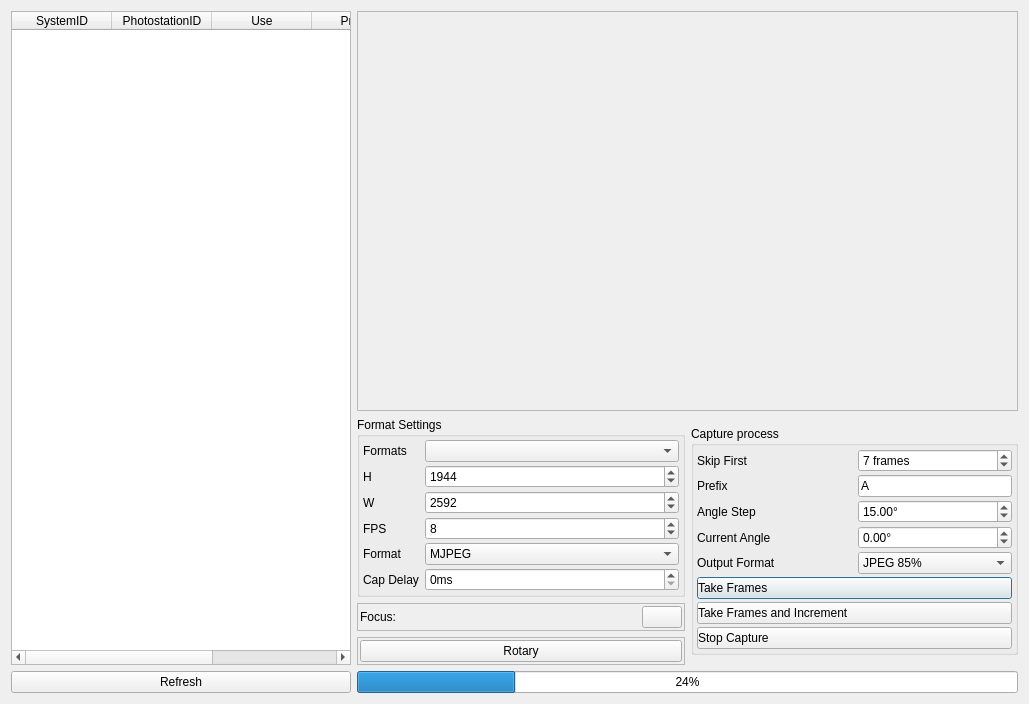
<?xml version="1.0" encoding="UTF-8"?>
<ui version="4.0">
 <class>PhotostationCaptureDialog</class>
 <widget class="QDialog" name="PhotostationCaptureDialog">
  <property name="geometry">
   <rect>
    <x>0</x>
    <y>0</y>
    <width>1029</width>
    <height>704</height>
   </rect>
  </property>
  <property name="windowTitle">
   <string>Dialog</string>
  </property>
  <property name="windowIcon">
   <iconset resource="../../../../open/resources/main.qrc">
    <normaloff>:/new/prefix1/camera_lens.png</normaloff>:/new/prefix1/camera_lens.png</iconset>
  </property>
  <layout class="QGridLayout" name="gridLayout">
   <item row="0" column="1" colspan="2">
    <widget class="QFrame" name="frame">
     <property name="sizePolicy">
      <sizepolicy hsizetype="Preferred" vsizetype="MinimumExpanding">
       <horstretch>0</horstretch>
       <verstretch>0</verstretch>
      </sizepolicy>
     </property>
     <property name="frameShape">
      <enum>QFrame::StyledPanel</enum>
     </property>
     <property name="frameShadow">
      <enum>QFrame::Raised</enum>
     </property>
     <layout class="QGridLayout" name="gridLayout_3">
      <property name="leftMargin">
       <number>2</number>
      </property>
      <property name="topMargin">
       <number>2</number>
      </property>
      <property name="rightMargin">
       <number>2</number>
      </property>
      <property name="bottomMargin">
       <number>2</number>
      </property>
      <item row="0" column="0">
       <widget class="AdvancedImageWidget" name="previewWidget" native="true"/>
      </item>
     </layout>
    </widget>
   </item>
   <item row="1" column="2" rowspan="3">
    <widget class="QGroupBox" name="groupBox_2">
     <property name="sizePolicy">
      <sizepolicy hsizetype="Preferred" vsizetype="Maximum">
       <horstretch>0</horstretch>
       <verstretch>0</verstretch>
      </sizepolicy>
     </property>
     <property name="title">
      <string>Capture process</string>
     </property>
     <layout class="QGridLayout" name="gridLayout_2">
      <property name="leftMargin">
       <number>3</number>
      </property>
      <property name="topMargin">
       <number>3</number>
      </property>
      <property name="rightMargin">
       <number>3</number>
      </property>
      <property name="bottomMargin">
       <number>3</number>
      </property>
      <property name="verticalSpacing">
       <number>3</number>
      </property>
      <item row="5" column="0" colspan="2">
       <widget class="QPushButton" name="capturePushButton">
        <property name="styleSheet">
         <string notr="true">text-align:left</string>
        </property>
        <property name="text">
         <string>Take Frames</string>
        </property>
        <property name="icon">
         <iconset resource="../../../../open/resources/main.qrc">
          <normaloff>:/new/prefix1/camera_lens.png</normaloff>:/new/prefix1/camera_lens.png</iconset>
        </property>
        <property name="iconSize">
         <size>
          <width>24</width>
          <height>24</height>
         </size>
        </property>
       </widget>
      </item>
      <item row="7" column="0" colspan="2">
       <widget class="QPushButton" name="stopPushButton">
        <property name="enabled">
         <bool>true</bool>
        </property>
        <property name="styleSheet">
         <string notr="true">text-align:left</string>
        </property>
        <property name="text">
         <string>Stop Capture</string>
        </property>
        <property name="icon">
         <iconset resource="../../../../open/resources/main.qrc">
          <normaloff>:/new/prefix1/stop.png</normaloff>:/new/prefix1/stop.png</iconset>
        </property>
        <property name="iconSize">
         <size>
          <width>24</width>
          <height>24</height>
         </size>
        </property>
       </widget>
      </item>
      <item row="0" column="1">
       <widget class="QSpinBox" name="skipFramesSpinBox">
        <property name="suffix">
         <string> frames</string>
        </property>
        <property name="maximum">
         <number>99999</number>
        </property>
        <property name="value">
         <number>7</number>
        </property>
       </widget>
      </item>
      <item row="2" column="1">
       <widget class="QDoubleSpinBox" name="angleStepSpinBox">
        <property name="suffix">
         <string>°</string>
        </property>
        <property name="minimum">
         <double>-999999.000000000000000</double>
        </property>
        <property name="maximum">
         <double>999999.000000000000000</double>
        </property>
        <property name="value">
         <double>15.000000000000000</double>
        </property>
       </widget>
      </item>
      <item row="1" column="0">
       <widget class="QLabel" name="label_6">
        <property name="text">
         <string>Prefix</string>
        </property>
       </widget>
      </item>
      <item row="3" column="1">
       <widget class="QDoubleSpinBox" name="angleSpinBox">
        <property name="suffix">
         <string>°</string>
        </property>
        <property name="minimum">
         <double>-999999.000000000000000</double>
        </property>
        <property name="maximum">
         <double>999999.989999999990687</double>
        </property>
       </widget>
      </item>
      <item row="0" column="0">
       <widget class="QLabel" name="label_7">
        <property name="text">
         <string>Skip First</string>
        </property>
       </widget>
      </item>
      <item row="6" column="0" colspan="2">
       <widget class="QPushButton" name="captureAdvancePushButton">
        <property name="styleSheet">
         <string notr="true">text-align:left</string>
        </property>
        <property name="text">
         <string>Take Frames and Increment</string>
        </property>
        <property name="icon">
         <iconset resource="../../../../open/resources/main.qrc">
          <normaloff>:/new/prefix1/camera_lens.png</normaloff>:/new/prefix1/camera_lens.png</iconset>
        </property>
        <property name="iconSize">
         <size>
          <width>24</width>
          <height>24</height>
         </size>
        </property>
       </widget>
      </item>
      <item row="2" column="0">
       <widget class="QLabel" name="label_4">
        <property name="text">
         <string>Angle Step</string>
        </property>
       </widget>
      </item>
      <item row="3" column="0">
       <widget class="QLabel" name="label_5">
        <property name="text">
         <string>Current Angle</string>
        </property>
       </widget>
      </item>
      <item row="1" column="1">
       <widget class="QLineEdit" name="prefixLineEdit">
        <property name="sizePolicy">
         <sizepolicy hsizetype="Preferred" vsizetype="Fixed">
          <horstretch>0</horstretch>
          <verstretch>0</verstretch>
         </sizepolicy>
        </property>
        <property name="text">
         <string>A</string>
        </property>
        <property name="maxLength">
         <number>100</number>
        </property>
       </widget>
      </item>
      <item row="4" column="0">
       <widget class="QLabel" name="label_11">
        <property name="text">
         <string>Output Format</string>
        </property>
       </widget>
      </item>
      <item row="4" column="1">
       <widget class="QComboBox" name="outputFormatComboBox">
        <item>
         <property name="text">
          <string>JPEG 85%</string>
         </property>
        </item>
        <item>
         <property name="text">
          <string>JPEG 100%</string>
         </property>
        </item>
        <item>
         <property name="text">
          <string>PNG</string>
         </property>
        </item>
        <item>
         <property name="text">
          <string>TIFF</string>
         </property>
        </item>
        <item>
         <property name="text">
          <string>BMP24</string>
         </property>
        </item>
       </widget>
      </item>
     </layout>
    </widget>
   </item>
   <item row="0" column="0" rowspan="4">
    <widget class="QTableWidget" name="cameraTableWidget">
     <property name="sizePolicy">
      <sizepolicy hsizetype="Minimum" vsizetype="Expanding">
       <horstretch>0</horstretch>
       <verstretch>0</verstretch>
      </sizepolicy>
     </property>
     <property name="minimumSize">
      <size>
       <width>340</width>
       <height>0</height>
      </size>
     </property>
     <column>
      <property name="text">
       <string>SystemID</string>
      </property>
     </column>
     <column>
      <property name="text">
       <string>PhotostationID</string>
      </property>
     </column>
     <column>
      <property name="text">
       <string>Use</string>
      </property>
     </column>
     <column>
      <property name="text">
       <string>Preview</string>
      </property>
     </column>
     <column>
      <property name="text">
       <string>Settings</string>
      </property>
     </column>
    </widget>
   </item>
   <item row="1" column="1">
    <widget class="QGroupBox" name="groupBox">
     <property name="sizePolicy">
      <sizepolicy hsizetype="Preferred" vsizetype="Preferred">
       <horstretch>0</horstretch>
       <verstretch>0</verstretch>
      </sizepolicy>
     </property>
     <property name="title">
      <string>Format Settings</string>
     </property>
     <layout class="QFormLayout" name="formLayout">
      <property name="fieldGrowthPolicy">
       <enum>QFormLayout::AllNonFixedFieldsGrow</enum>
      </property>
      <property name="verticalSpacing">
       <number>3</number>
      </property>
      <property name="leftMargin">
       <number>3</number>
      </property>
      <property name="topMargin">
       <number>3</number>
      </property>
      <property name="rightMargin">
       <number>3</number>
      </property>
      <property name="bottomMargin">
       <number>3</number>
      </property>
      <item row="1" column="0">
       <widget class="QLabel" name="label">
        <property name="text">
         <string>H</string>
        </property>
       </widget>
      </item>
      <item row="1" column="1">
       <widget class="QSpinBox" name="heightSpinBox">
        <property name="maximum">
         <number>99999</number>
        </property>
        <property name="value">
         <number>1944</number>
        </property>
       </widget>
      </item>
      <item row="2" column="0">
       <widget class="QLabel" name="label_2">
        <property name="text">
         <string>W</string>
        </property>
       </widget>
      </item>
      <item row="2" column="1">
       <widget class="QSpinBox" name="widthSpinBox">
        <property name="maximum">
         <number>99999</number>
        </property>
        <property name="value">
         <number>2592</number>
        </property>
       </widget>
      </item>
      <item row="4" column="1">
       <widget class="QComboBox" name="codecComboBox">
        <item>
         <property name="text">
          <string>MJPEG</string>
         </property>
        </item>
        <item>
         <property name="text">
          <string>YUYV</string>
         </property>
        </item>
       </widget>
      </item>
      <item row="4" column="0">
       <widget class="QLabel" name="label_3">
        <property name="text">
         <string>Format</string>
        </property>
       </widget>
      </item>
      <item row="0" column="0">
       <widget class="QLabel" name="label_8">
        <property name="text">
         <string>Formats</string>
        </property>
       </widget>
      </item>
      <item row="0" column="1">
       <widget class="QComboBox" name="formatsComboBox"/>
      </item>
      <item row="3" column="0">
       <widget class="QLabel" name="label_9">
        <property name="text">
         <string>FPS</string>
        </property>
       </widget>
      </item>
      <item row="3" column="1">
       <widget class="QSpinBox" name="fpsSpinBox">
        <property name="minimum">
         <number>1</number>
        </property>
        <property name="maximum">
         <number>200</number>
        </property>
        <property name="value">
         <number>8</number>
        </property>
       </widget>
      </item>
      <item row="5" column="0">
       <widget class="QLabel" name="label_10">
        <property name="text">
         <string>Cap Delay</string>
        </property>
       </widget>
      </item>
      <item row="5" column="1">
       <widget class="QSpinBox" name="captureDelaySpinBox">
        <property name="suffix">
         <string>ms</string>
        </property>
        <property name="maximum">
         <number>99999</number>
        </property>
       </widget>
      </item>
     </layout>
    </widget>
   </item>
   <item row="4" column="0">
    <widget class="QPushButton" name="refreshButton">
     <property name="text">
      <string>Refresh</string>
     </property>
     <property name="icon">
      <iconset resource="../../../../open/resources/main.qrc">
       <normaloff>:/new/prefix1/refresh.png</normaloff>:/new/prefix1/refresh.png</iconset>
     </property>
     <property name="iconSize">
      <size>
       <width>24</width>
       <height>24</height>
      </size>
     </property>
    </widget>
   </item>
   <item row="4" column="1" colspan="2">
    <widget class="QProgressBar" name="progressBar">
     <property name="value">
      <number>24</number>
     </property>
    </widget>
   </item>
   <item row="2" column="1">
    <widget class="QFrame" name="frame_2">
     <property name="frameShape">
      <enum>QFrame::StyledPanel</enum>
     </property>
     <property name="frameShadow">
      <enum>QFrame::Raised</enum>
     </property>
     <layout class="QHBoxLayout" name="horizontalLayout">
      <property name="spacing">
       <number>2</number>
      </property>
      <property name="leftMargin">
       <number>2</number>
      </property>
      <property name="topMargin">
       <number>2</number>
      </property>
      <property name="rightMargin">
       <number>2</number>
      </property>
      <property name="bottomMargin">
       <number>2</number>
      </property>
      <item>
       <widget class="QLabel" name="focusedLabel">
        <property name="text">
         <string>Focus:</string>
        </property>
       </widget>
      </item>
      <item>
       <widget class="QPushButton" name="focusButton">
        <property name="sizePolicy">
         <sizepolicy hsizetype="Fixed" vsizetype="Fixed">
          <horstretch>0</horstretch>
          <verstretch>0</verstretch>
         </sizepolicy>
        </property>
        <property name="toolTip">
         <string>Show running graph</string>
        </property>
        <property name="text">
         <string/>
        </property>
        <property name="icon">
         <iconset resource="../../../../open/resources/main.qrc">
          <normaloff>:/new/prefix1/sharpen.png</normaloff>:/new/prefix1/sharpen.png</iconset>
        </property>
        <property name="iconSize">
         <size>
          <width>24</width>
          <height>24</height>
         </size>
        </property>
       </widget>
      </item>
     </layout>
    </widget>
   </item>
   <item row="3" column="1">
    <widget class="QFrame" name="frame_3">
     <property name="frameShape">
      <enum>QFrame::StyledPanel</enum>
     </property>
     <property name="frameShadow">
      <enum>QFrame::Raised</enum>
     </property>
     <layout class="QHBoxLayout" name="horizontalLayout_2">
      <property name="spacing">
       <number>2</number>
      </property>
      <property name="leftMargin">
       <number>2</number>
      </property>
      <property name="topMargin">
       <number>2</number>
      </property>
      <property name="rightMargin">
       <number>2</number>
      </property>
      <property name="bottomMargin">
       <number>2</number>
      </property>
      <item>
       <widget class="QPushButton" name="rotaryControlPushButton">
        <property name="text">
         <string>Rotary</string>
        </property>
        <property name="icon">
         <iconset resource="../../../../open/resources/main.qrc">
          <normaloff>:/new/prefix1/transform_rotate.png</normaloff>:/new/prefix1/transform_rotate.png</iconset>
        </property>
        <property name="iconSize">
         <size>
          <width>24</width>
          <height>24</height>
         </size>
        </property>
       </widget>
      </item>
     </layout>
    </widget>
   </item>
  </layout>
  <zorder>frame</zorder>
  <zorder>progressBar</zorder>
  <zorder>refreshButton</zorder>
  <zorder>groupBox</zorder>
  <zorder>cameraTableWidget</zorder>
  <zorder>groupBox_2</zorder>
  <zorder>frame_2</zorder>
  <zorder>frame_3</zorder>
 </widget>
 <customwidgets>
  <customwidget>
   <class>AdvancedImageWidget</class>
   <extends>QWidget</extends>
   <header location="global">advancedImageWidget.h</header>
   <container>1</container>
  </customwidget>
 </customwidgets>
 <resources>
  <include location="../../../../open/resources/main.qrc"/>
 </resources>
 <connections/>
</ui>
